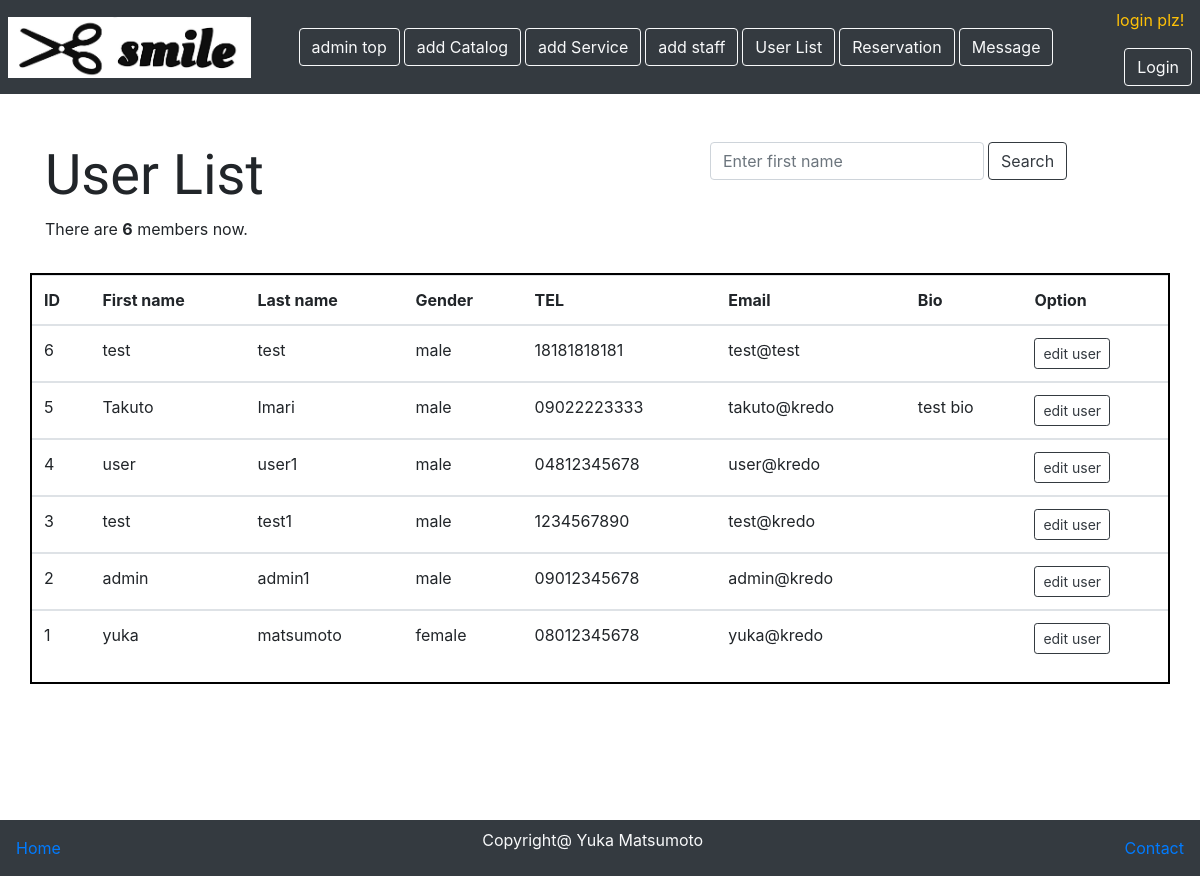
Before: /userList.php with the older database file.
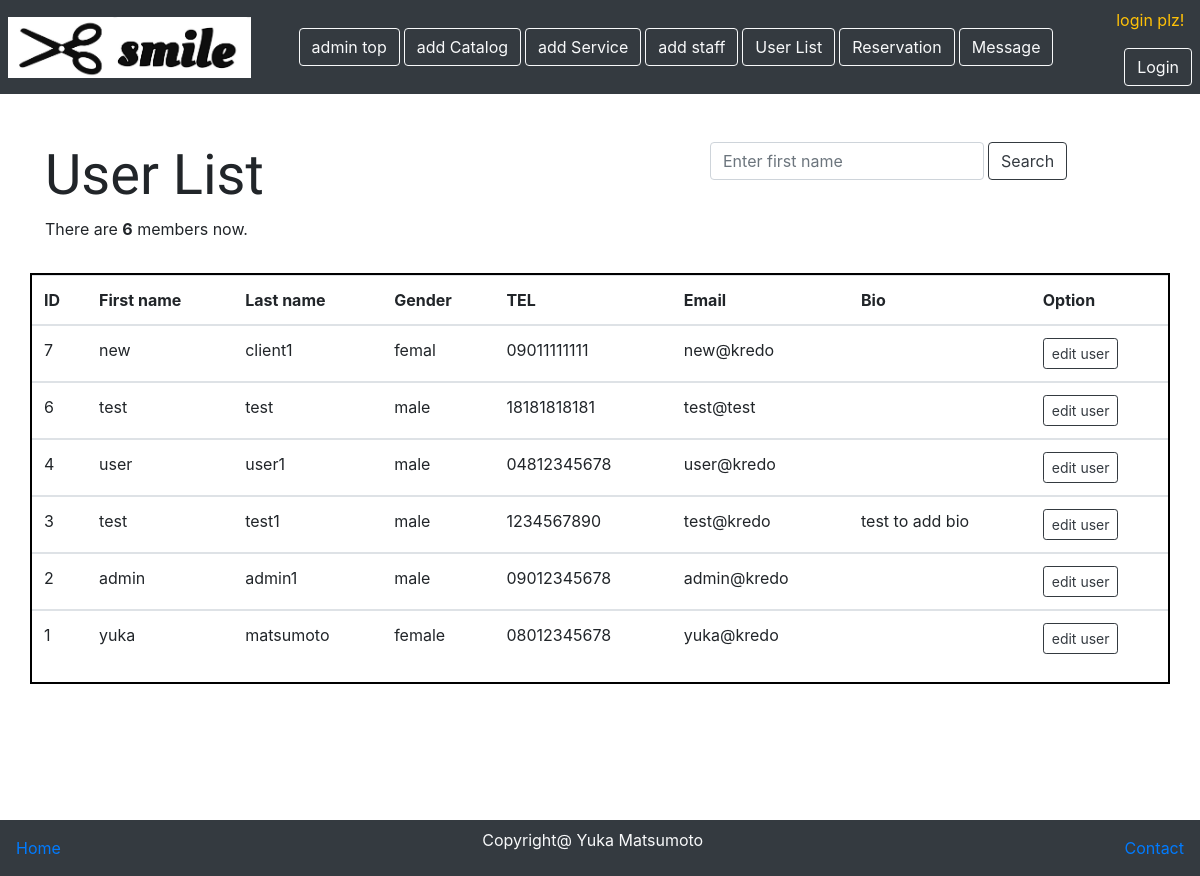
After: the same page with the newer database file.
### tables this page shows
CREATE TABLE `client` (
  `c_id` int(11) NOT NULL,
  `fname` varchar(100) NOT NULL,
  `lname` varchar(100) NOT NULL,
  `c_gender` varchar(10) NOT NULL,
  `telephone` varchar(50) NOT NULL,
  `bio` varchar(100) DEFAULT NULL,
  `login_id` int(11) NOT NULL
);

### classes/connection.php (called while the page is built, shortened)
<?php
class Connection{
    private $servername="localhost";
    private $username ="root";
    private $password ="root";
    private $db_name ="hairsalon";
    function __construct(){
        $this->conn = new mysqli($this->servername,$this->username,$this->password,$this->db_name);
        if($this->conn->connect_error){
            die('error connection to database'.$this->conn->connect_error);
        }else{
            return $this->conn;
        }
    }
}
?>

### hairsalonAction.php (called while the page is built, shortened)
<?php
include 'classes/Hairsalon.php';
$Hairsalon= new Hairsalon;
?>

### classes/Hairsalon.php (called while the page is built, shortened)
<?php
include 'connection.php';
class Hairsalon extends Connection{
function displayUserList(){
    $sql="SELECT * FROM client INNER JOIN login ON client.c_id= login.login_id ORDER BY client.c_id DESC";
    $result = $this->conn->query($sql);
    if($result->num_rows>0){
        while($rows =$result->fetch_assoc()){
            $row[]=$rows;
        }
        return $row;
    }else{
        return FALSE;
    }
}
function searchUser($keyword){
    $sql = "SELECT * FROM client INNER JOIN login ON client.c_id=login.login_id WHERE client.fname='$keyword'";
    $result = $this->conn->query($sql);
    if($result->num_rows>0){
        while($rows=$result->fetch_assoc()){
            $row[]=$rows;
        }
        return $row;
    }else{
        return FALSE;
    }
}
}
?>

### userList.php (the view, shortened to what this page needs)
<?php
include 'adminMenu.php';
$userList = $Hairsalon->displayUserList();
$results = $Hairsalon->searchUser($keyword);
?>
<!doctype html>
<html lang="en">
  <head>
    <link rel="stylesheet" href="https://stackpath.bootstrapcdn.com/bootstrap/4.3.1/css/bootstrap.min.css">
  </head>
  <body>
    <div class="container mb-5" id="main">
      <div class="row mt-5">
        <div class="col-lg-7">
          <h5 class="display-4">User List</h5>
          <p>There are  <b><?php echo count($userList)?></b> members now.</p>
        </div>
        <div class="col-lg-5">
          <form action="" method="post" class="form-inline">
            <input type="text" name="keyword" id="" placeholder="Enter first name" class="form-control">
            <button type="submit" name="search" class="btn btn-outline-dark ml-1">Search</button>
          </form>
        </div>
      </div>
      <div class="row mt-3" id='userlist'>
        <table class="table table-hover">
          <thead>
            <th>ID</th>
            <th>First name</th>
            <th>Last name</th>
            <th>Gender</th>
            <th>TEL</th>
            <th>Email</th>
            <th>Bio</th>
            <th>Option</th>
          </thead>
          <?php
            if($results > 0){
              foreach($results as $result){
                $client_id=$result['c_id'];
                echo"<tbody>";
                    echo "<td>".$result['c_id']."</td>";
                    echo "<td>".$result['fname']."</td>";
                    echo "<td>".$result['lname']."</td>";
                    echo "<td>".$result['c_gender']."</td>";
                    echo "<td>".$result['telephone']."</td>";
                    echo "<td>".$result['email']."</td>";
                    echo "<td>".$result['bio']."</td>";
                    echo "<td><a href='editUser.php?id=$client_id' class='btn btn-outline-dark btn-sm'>edit user</a></td>";
                    echo "</tbody>";
              }
            }else{
              foreach($userList as $row){
                $client_id=$row['c_id'];
                  echo"<tbody>";
                    echo "<td>".$row['c_id']."</td>";
                    echo "<td>".$row['fname']."</td>";
                    echo "<td>".$row['lname']."</td>";
                    echo "<td>".$row['c_gender']."</td>";
                    echo "<td>".$row['telephone']."</td>";
                    echo "<td>".$row['email']."</td>";
                    echo "<td>".$row['bio']."</td>";
                    echo "<td><a href='editUser.php?id=$client_id' class='btn btn-outline-dark btn-sm'>edit user</a></td>";
                    echo "</tbody>";
                  }
            }
          ?>
        </table>
        <br>
      </div>
    </div>
    <nav class="nav navbar bg-dark" id="footer">
      <a href="dashboard.php" >Home</a>
      <p class="text-light">Copyright@ Yuka Matsumoto</p>
      <a href="contactpage.php">Contact</a>
    </nav>
  </body>
</html>

### adminMenu.php (shortened to what this page needs)
<?php
include 'hairsalonAction.php';
$loginid=$_SESSION['loginid'];
$currentUser = $Hairsalon->getOneUser($loginid);
?>
<!doctype html>
<html lang="en">
  <head>
    <link rel="stylesheet" href="https://stackpath.bootstrapcdn.com/bootstrap/4.3.1/css/bootstrap.min.css">
 </head>
  <body>
        <nav class="navbar navbar-expand fix-top bg-dark text-light p-2">
        <a href="dashboard.php" target="_blank" class="text-dark mr-5"><img src="asset/smile.jpg" alt="logo" id="logo"></a>
            <div class="text-left">
            <ul class="nav nav-bar">
                <li class="nav-item">
                    <a href="admin.php" role="button" class="btn btn-outline-light mr-1">admin top</a>
                </li>
                <li class="nav-item">
                    <a href="addCatalog.php" role="button" class="btn btn-outline-light mr-1">add Catalog</a>
                </li>
                <li class="nav-item">
                    <a href="addService.php" role="button" class="btn btn-outline-light mr-1">add Service</a>
                </li>
                <li class="nav-item">
                    <a href="addStaff.php" role="button" class="btn btn-outline-light mr-1">add staff</a>
                </li>
                <li class="nav-item">
                    <a href="userList.php" role="button" class="btn btn-outline-light mr-1">User List</a>
                </li>
                <li class="nav-item">
                    <a href="reservation.php" role="button" class="btn btn-outline-light mr-1">Reservation</a>
                </li>
                <li class="nav-item">
                    <a href="msg_list.php" role="button" class="btn btn-outline-light mr-1">Message</a>
                </li>
            </ul>
            </div>
            <div class="ml-auto">
                <ul class="nav nav-bar">
                    <li class="nav-item">
                        <?php
                        if(!empty($_SESSION['loginid'])){
                            echo "Hello ".$currentUser['fname'] ;
                            echo "<a href='logout.php' role='button' class='btn btn-outline-light ml-2'>Logout</a>";
                        }else{
                            echo "<p class='text-warning'>login plz!</p>";
                            echo "<a href='login.php' role='button' class='btn btn-outline-light ml-2'>Login </a>";
                        }
                        ?>
                    </li>
                </ul>
            </div>
        </nav>
  </body>
</html>

### adminMenu.php (style rules this page uses)
body { height:150px; }
#logo { height: 61px; }

### userList.php (style rules this page uses)
#main { min-height: 630px; }
#userlist { border: 2px solid black; }
h5 { font-family: 'Oleo Script', cursive; }

Changed rows visible on the page:
removed client: c_id "5", fname "Takuto", lname "Imari", c_gender "male", telephone "09022223333", login.email "takuto@kredo", bio "test bio"
added client: c_id "7", fname "new", lname "client1", c_gender "femal", telephone "09011111111", login.email "new@kredo"
changed client "test1": bio (not shown) → "test to add bio"
